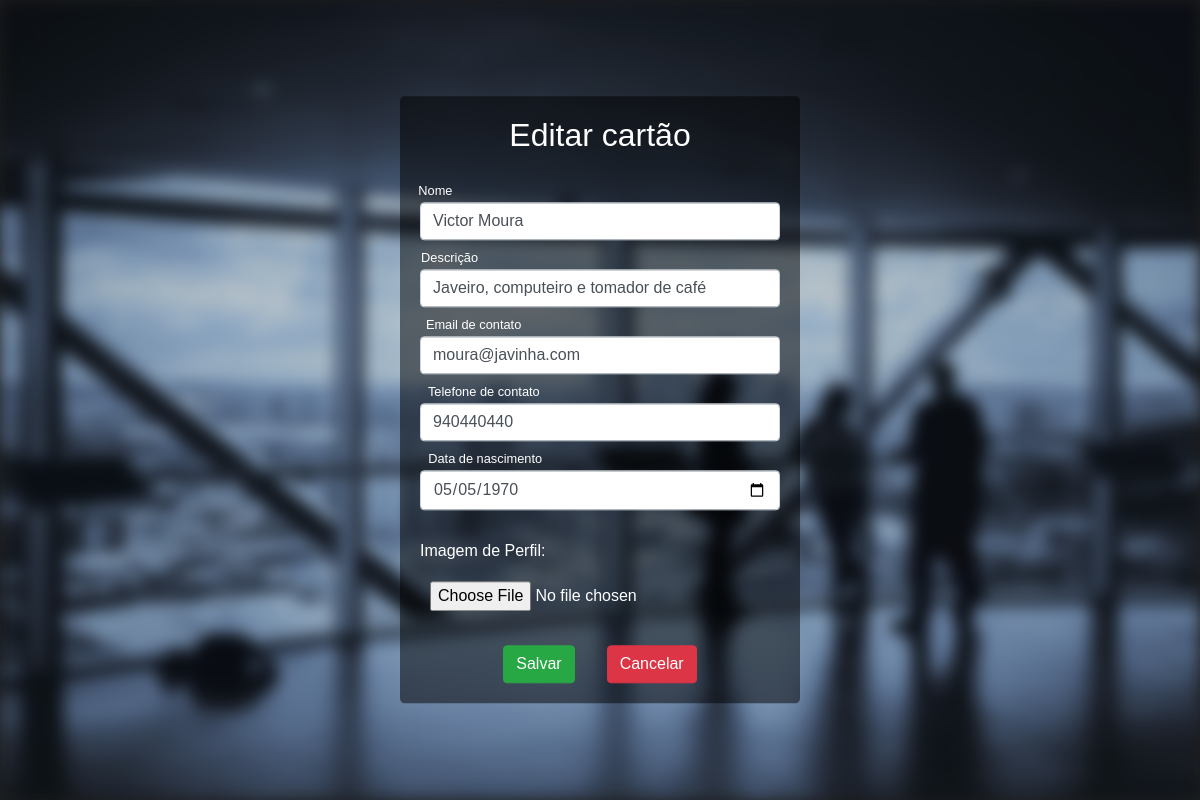
Page /cards/edit_card/3/ (signed in) on the committed database.
### cards/models.py (models this page shows, shortened)
class Card(models.Model):
    name = models.CharField(max_length=255)
    description = models.CharField(max_length=255)
    profile_image = models.ImageField(max_length=255, upload_to='image')
    created_on = models.DateTimeField(auto_now_add=True)
    birthday = models.DateField(max_length=30)
    contact_email = models.EmailField(max_length=255)
    contact_phone = models.CharField(max_length=30)
    user = models.ForeignKey(User, on_delete=models.CASCADE, null=True)
    class Meta:
        ordering = ['created_on']

### cards/views.py (the view)
# urls.py: url(r'^edit_card/(?P<card_id>\d+)/$', edit_card, name='edit_card'),
def edit_card(request, card_id):
    cards = Card.objects.filter(id=card_id)
    if request.method == 'POST':
        card = cards[0]
        form = CardForm(request.POST, request.FILES)
        if form.is_valid():
            card.name = form.cleaned_data['name']
            card.description = form.cleaned_data['description']
            card.birthday = form.cleaned_data['birthday']
            card.contact_email = form.cleaned_data['contact_email']
            card.contact_phone = form.cleaned_data['contact_phone']
            if form.cleaned_data['profile_image'] is not None:
                card.profile_image = form.cleaned_data['profile_image']
            card.save()
            return redirect('/cards')
        return render(request, 'edit_card.html', {'card': cards[0]})
    else:
        return render(request, 'edit_card.html', {'card': cards[0]})

### cards/templates/edit_card.html (shortened to what this page needs)
{% extends 'base.html' %}
{% block content %}
<div class="background"></div>
{% if user.is_authenticated %}
    {% if user.id == card.user_id %}
    <div class="loginDiv jumbotron">
        <h2 class="login-title">Editar cartão</h2>
        <form class="loginForm" method="post" enctype="multipart/form-data">
            <div class="form-group row">
                <label class="form-cell col-sm-12">
                    <input type="text" class="form-control " id="name" name="name" placeholder=" " value="{{ card.name }}">
                    <span class="placeholder">Nome</span>
                </label>
            </div>
            <div class="form-group row">
                <label class="form-cell col-sm-12">
                    <input type="text" class="form-control" id="description" name="description" placeholder=" " value="{{ card.description }}">
                    <span class="placeholder">Descrição</span>
                </label>
            </div>
            <div class="form-group row">
                <label class="form-cell col-sm-12">
                    <input type="email" class="form-control" id="contact_email" name="contact_email" placeholder=" " value="{{ card.contact_email }}">
                    <span class="placeholder">Email de contato</span>
                </label>
            </div>
            <div class="form-group row">
                <label class="form-cell col-sm-12">
                    <input type="tel" class="form-control" id="contact_phone" name="contact_phone" placeholder=" " value="{{ card.contact_phone }}">
                    <span class="placeholder">Telefone de contato</span>
                </label>
            </div>
            <div class="form-group row">
                <label class="form-cell col-sm-12">
                    <input type="date" class="form-control" id="birthday" name="birthday" placeholder=" " value="{{card.birthday|date:"Y-m-d"}}">
                    <span class="placeholder">Data de nascimento</span>
                </label>
            </div>
            <div class="form-group row">
                <label class="form-cell col-sm-12">
                    <label for="img">Imagem de Perfil:</label>
                    <input type="file" id="profile_image" name="profile_image" accept="image/*">
                </label>
            </div>
            <div class="edit-buttons d-flex justify-content-center">
                <a href="{% url 'edit_card' card.id %}" class="card-button">
                   <input class="btn btn-success" type="submit" value="Salvar">
                </a>
                <button onclick="goBack()" class=" btn btn-danger card-button">Cancelar</button>
            </div>
        </form>
    </div>
    {% else %}
    <div class="loginDiv jumbotron">
        <h2 class="login-title">Você não tem permissão para editar esse cartão</h2>
        <a href="{% url 'card' card.id %}">Voltar</a>
    </div>
    {% endif %}
{% else %}
<div class="loginDiv jumbotron">
    <h2 class="login-title">Por favor faça o login para continuar</h2>
    <a href="{% url 'login' %}">Log In</a>
</div>
{% endif %}
{% endblock %}

### static/css/styles.css (style rules this page uses)
* { box-sizing: border-box; }
html, body { margin: 0; padding: 0; }
a { color: inherit; }
body { background-color:#1d1d1d !important; font-family: "Asap", sans-serif; color:#989898; font-size:16px; }
html, body { font-family: Abel, Arial, Verdana, sans-serif; }
.background { background-image: url("imgs/background.jpg"); filter: blur(8px); -webkit-filter: blur(8px); height: 100%; width: 100%; position: fixed; display: block; background-position: center; background-repeat: no-repeat; background-size: cover; }
.loginDiv { position: absolute; left: 50%; top: 50%; -webkit-transform: translate(-50%, -50%); transform: translate(-50%, -50%); padding: 20px; background-color: rgb(0,0,0); background-color: rgba(0,0,0, 0.5); color: white; }
.login-title { text-align: center; padding-bottom: 35px; }
.loginForm { width: 30vw; }
.form-cell { margin-top: 5px; position:relative; display:inline-block; }
.placeholder { padding: 7px 25px; pointer-events: none; position:absolute; left: 0; top: 0; transition: 0.2s; transition-timing-function: ease; transition-timing-function: cubic-bezier(0.25, 0.1, 0.25, 1); opacity:0.5; color: gray; }
input { padding: 10px; }
input:focus + .placeholder, input:not(:placeholder-shown) + .placeholder { opacity:1; transform: scale(0.8) translateY(-100%) translateX(-20px); color: white; }
.edit-buttons .card-button { margin: 0 1rem; }

### rows in the picture
Card: name "Victor Moura", description "Javeiro, computeiro e tomador de café", contact_email "moura@javinha.com", contact_phone "940440440", birthday "05/05/1970"
